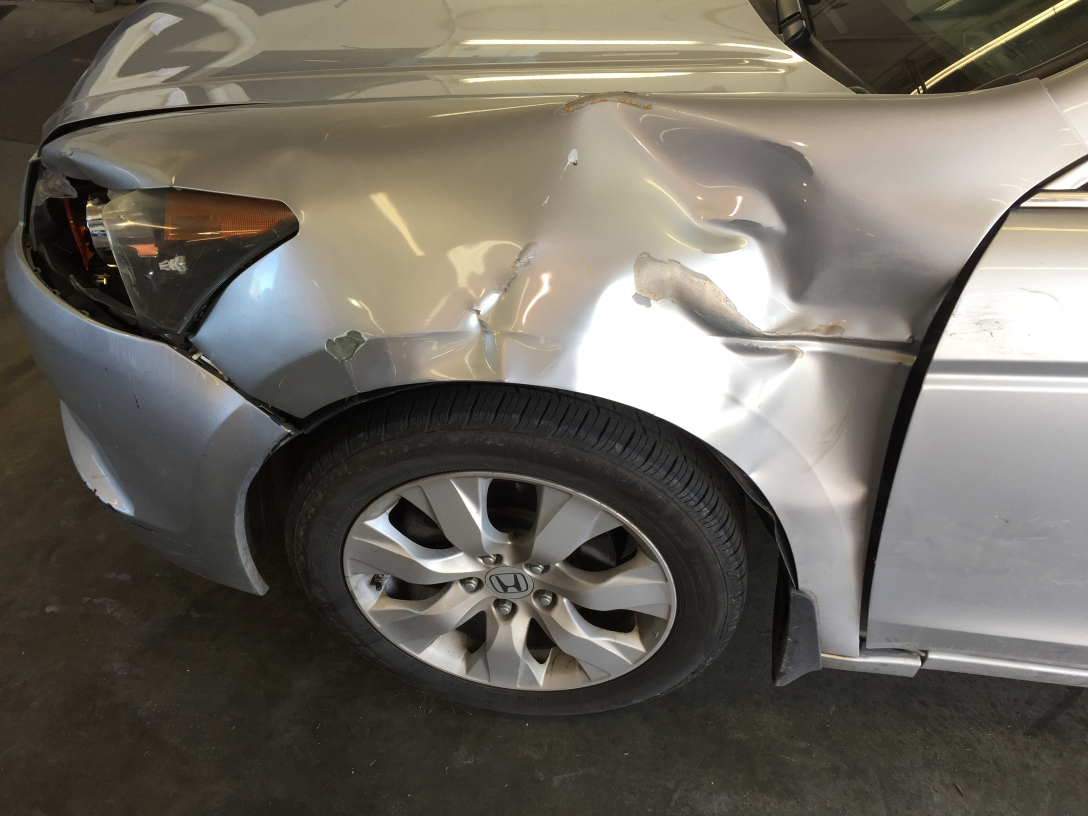
#> input picture CNN based Image Classifier for detecting car damages in Tensorflow/input_data/fender_damage_0.jpg, 3264 x 2448 px (shown at 1/3 size); its folder holds 4 pictures in this run
$ python load_images.py   (older library calls are emulated)
#> lines starting #> are read from the running program, lines starting #| are printed output that depends on the picture; pictures that were not available may be replaced by others from this repository, and a replacement may not be noted
#> in plot_image, img is the input picture: shape (2448, 3264, 3); mean R, G, B 109.2, 104.5, 95.5
import os
import matplotlib.pyplot as plt
import numpy as np
import shutil
import matplotlib
#import theano
from numpy import *
from scipy.misc import imresize

# [12 lines of commented-out code are left out]
image_rows, image_columns = 200, 200

# NUMEBR OF CHANNELS
image_channels = 1

# PATH WHERE THE ORIGINAL IMAGES ARE STORED
original_images_path = "C:\\NextGenChatbot\\input_data"
# PATH WHERE THE ORIGINAL IMAGES ARE RESIZED TO 200 x 200 AND STORED
resized_image_path = "C:\\NextGenChatbot\\input_data_resized"

listing_original_images = os.listdir(original_images_path)
num_original_samples = size(listing_original_images)
print("Total number of original images: {}".format(num_original_samples))
listing_resized_images = os.listdir(resized_image_path)
num_resized_samples = size(listing_resized_images)
print("Total number of resized images: {}".format(num_resized_samples))

def imcrop_tosquare(img):
    if img.shape[0] > img.shape[1]:
        extra = (img.shape[0] - img.shape[1])
        if extra % 2 == 0:
            crop = img[extra // 2:-extra // 2, :]
        else:
            crop = img[max(0, extra // 2 + 1):min(-1, -(extra // 2)), :]
    elif img.shape[1] > img.shape[0]:
        extra = (img.shape[1] - img.shape[0])
#> extra = 816
        if extra % 2 == 0:
            crop = img[:, extra // 2:-extra // 2]
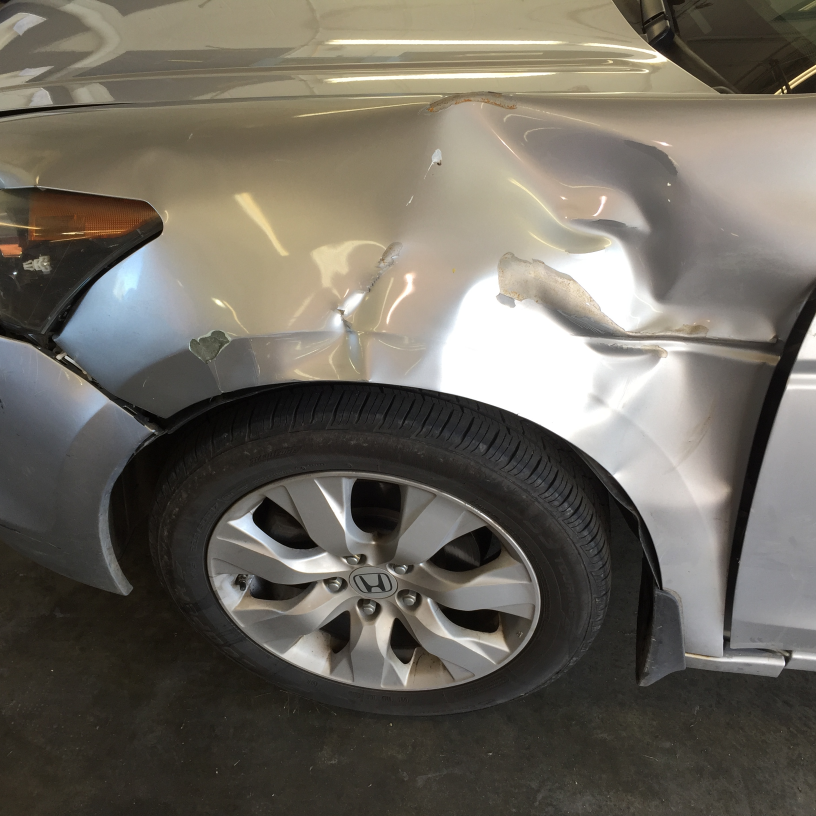
#> crop: shape (2448, 2448, 3) (shown at 1/3 size); mean R, G, B 109.4, 104.5, 95
        else:
            crop = img[:, max(0, extra // 2 + 1):min(-1, -(extra // 2))]
    else:
        crop = img
    return crop

def imcrop(img, amt):
#> called with amt = 0.2
    if amt <= 0 or amt >= 1:
        return img
    row_i = int(img.shape[0] * amt) // 2
#> row_i = 244
    col_i = int(img.shape[1] * amt) // 2
#> col_i = 244
    return img[row_i:-row_i, col_i:-col_i]
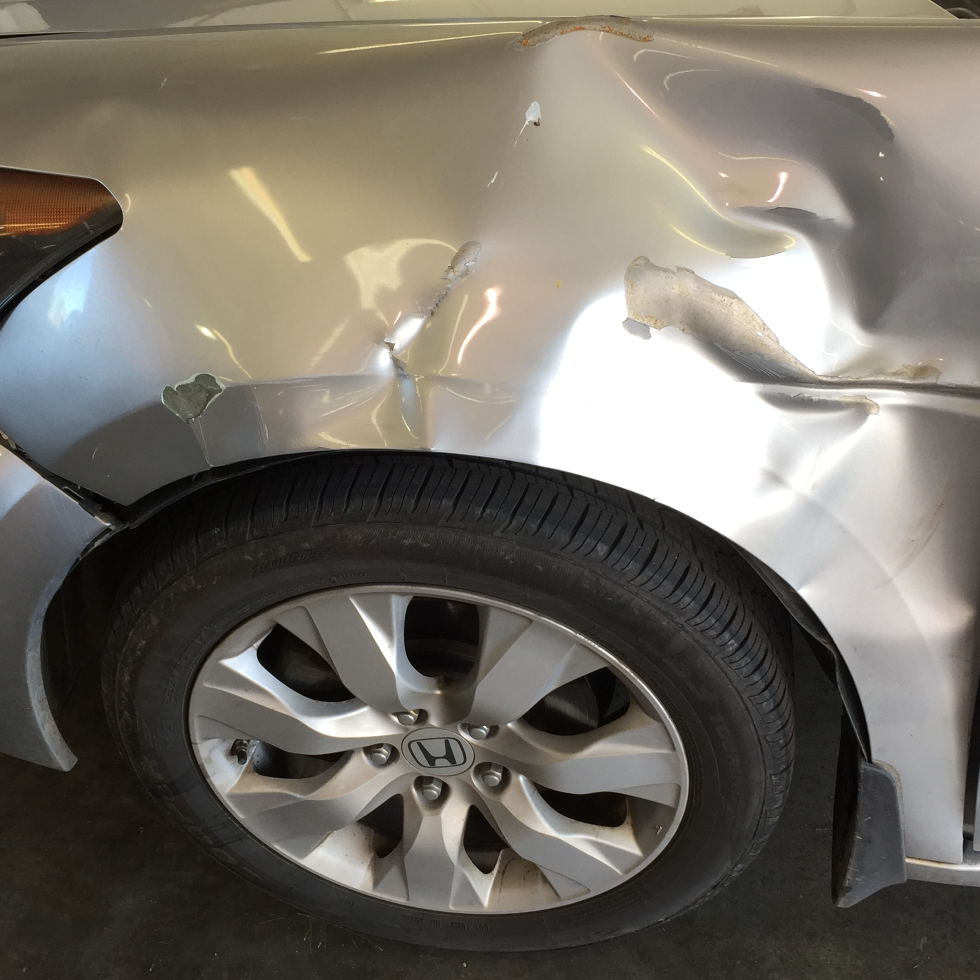
#> returned value: shape (1960, 1960, 3) (shown at 1/2 size); mean of channels 0, 1, 2 116.3, 111.4, 102.6; drawn as R, G, B

def plot_image(filename):
    img = plt.imread(os.path.join('input_data', filename))
    plt.imshow(img)

files = os.listdir('C:\\NextGenChatbot\\input_data')
files = [file for file in files if ('.jpg' in file) or ('.jpeg' in file) or ('.png' in file)]

f = files[0]
print(plot_image(f))

img = plt.imread(os.path.join('input_data', f))
squared_image = imcrop_tosquare(img)
crop = imcrop(squared_image, 0.2)
rsz = imresize(crop, (500, 500))
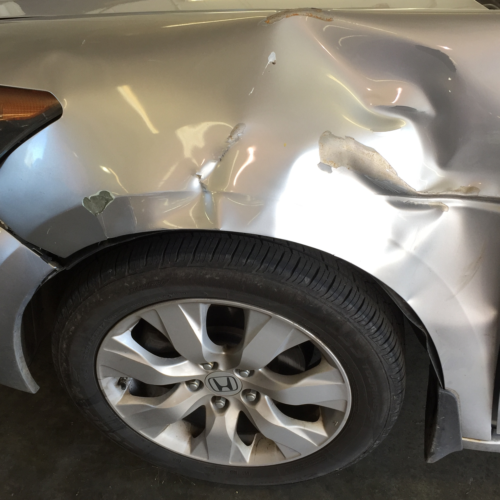
#> rsz: shape (500, 500, 3); mean R, G, B 116.3, 111.4, 102.6
#> `# 		copy_rename(filename, new_file_name)`:
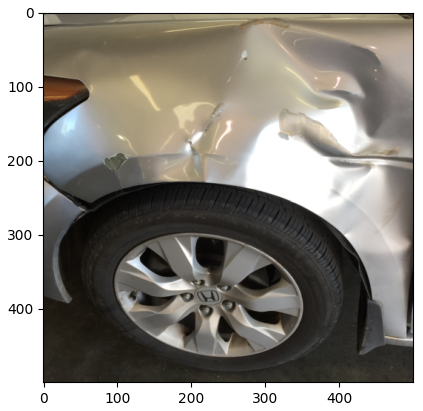
#> figure drawn by matplotlib, 1 panel
plt.imshow(rsz)


 ############## THIS PART IS ONLY USED FOR RENAMING THE IMAGES FOR EASY IDENTIFICATION ####################

def copy_rename(old_file_name, new_file_name):
	destination_directory = os.path.join('highlight_damage_renamed')
	source_file = os.path.join('highlight_damage', old_file_name)
	shutil.copy(source_file, destination_directory)

	destination_file = os.path.join(destination_directory, old_file_name)
	new_destination_file = os.path.join(destination_directory, new_file_name)
	os.rename(destination_file, new_destination_file)

# [14 lines of commented-out code are left out]
